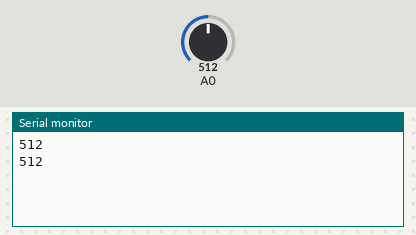
The sketch below on a simulated Arduino Uno, built with avr-gcc and run on an emulated ATmega328P. Shown: the last lines printed to the serial monitor. The test bench sets the inputs (shaded band); at power-on: A0 = 512.

Above: at 2.8 s.
2.9 s: A0 set to 716
At 4.7 s:
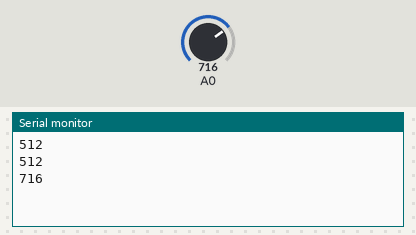
5.6 s: A0 set to 900
At 7.4 s:
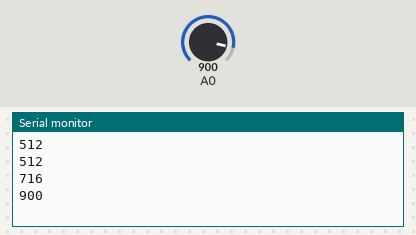
Timing chart, 0 to 8.9 s (numbered marks = the images above; inputs shaded):
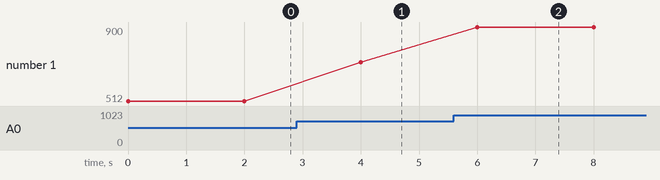

Measured:
- after the input at 2.9 s, the serial monitor: prints a new line after 1.1 s (image 1)
- after the input at 5.6 s, the serial monitor: prints a new line after 0.40 s (image 2)
- plotted number 1: 512 → 716 after the input at 2.9 s, 716 → 900 after the input at 5.6 s

The sketch:

Sketch7laser.ino
```cpp
#include <SPI.h>;
int S;
int LED = 0;
int LASER = 1;
int CHOQUE = 2;
void setup() {
  S = 0;
  Serial.begin(9600);
  pinMode(A0,INPUT);
  pinMode(0,OUTPUT);
  digitalWrite(0,LOW);
  pinMode(1,OUTPUT);
  digitalWrite(1,LOW);
  pinMode(2,INPUT);
}

void loop() {
  S = analogRead(A0);
  if (S > 4000){
    digitalWrite(0,HIGH);
  }
  else{
    digitalWrite(0,LOW);
  }
  if (S>2900 && S<3100){
    digitalWrite(1,HIGH);
  }
 else{
  digitalWrite(1,LOW);
 }
 Serial.println(S);
 delay(2000);
}
```
